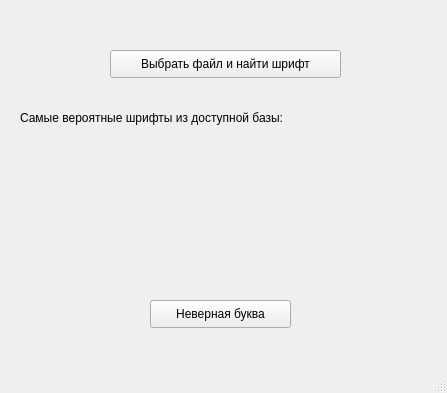
<?xml version="1.0" encoding="UTF-8"?>
<ui version="4.0">
 <class>MainWindow</class>
 <widget class="QMainWindow" name="MainWindow">
  <property name="geometry">
   <rect>
    <x>0</x>
    <y>0</y>
    <width>447</width>
    <height>393</height>
   </rect>
  </property>
  <property name="windowTitle">
   <string>MainWindow</string>
  </property>
  <widget class="QWidget" name="centralwidget">
   <widget class="QLabel" name="label_3">
    <property name="geometry">
     <rect>
      <x>20</x>
      <y>110</y>
      <width>291</width>
      <height>16</height>
     </rect>
    </property>
    <property name="text">
     <string>Самые вероятные шрифты из доступной базы: </string>
    </property>
   </widget>
   <widget class="QLabel" name="label_4">
    <property name="geometry">
     <rect>
      <x>20</x>
      <y>140</y>
      <width>371</width>
      <height>151</height>
     </rect>
    </property>
    <property name="text">
     <string/>
    </property>
   </widget>
   <widget class="QPushButton" name="pushButton">
    <property name="geometry">
     <rect>
      <x>110</x>
      <y>50</y>
      <width>231</width>
      <height>28</height>
     </rect>
    </property>
    <property name="text">
     <string>Выбрать файл и найти шрифт</string>
    </property>
   </widget>
   <widget class="QPushButton" name="pushButton_2">
    <property name="enabled">
     <bool>true</bool>
    </property>
    <property name="geometry">
     <rect>
      <x>150</x>
      <y>300</y>
      <width>141</width>
      <height>28</height>
     </rect>
    </property>
    <property name="text">
     <string>Неверная буква</string>
    </property>
   </widget>
  </widget>
  <widget class="QMenuBar" name="menubar">
   <property name="geometry">
    <rect>
     <x>0</x>
     <y>0</y>
     <width>447</width>
     <height>26</height>
    </rect>
   </property>
  </widget>
  <widget class="QStatusBar" name="statusbar"/>
 </widget>
 <resources/>
 <connections/>
</ui>
